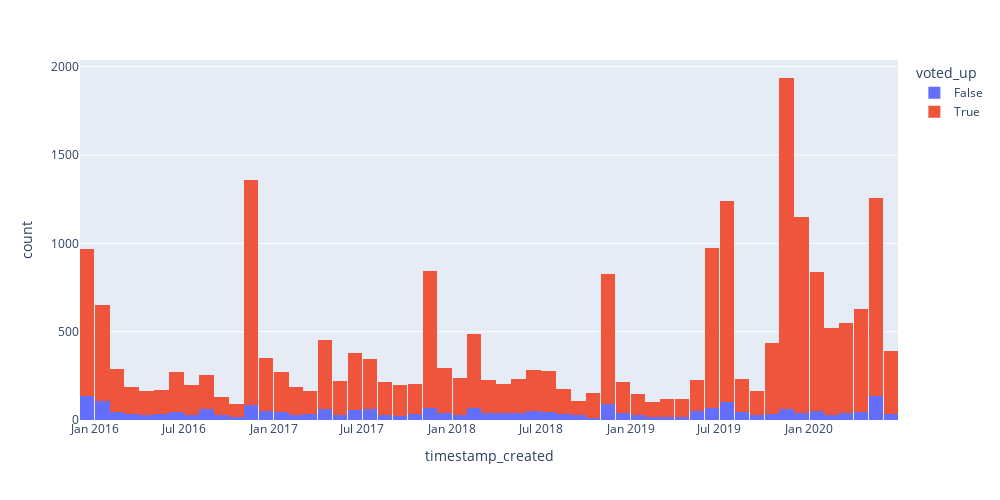

Here is the notebook cell this chart was saved with:
### Code cell
fig = px.histogram(df_steam_reviews, x="timestamp_created", color="voted_up", width=1000, height=500)
fig.show()

### Figure 1 — Plotly figure (JSON) as saved in the notebook; plotly's stock layout.template omitted (floating-point values rounded to 4 significant figures; data arrays with more than 128 entries replaced by an {"elided": "..."} marker saying what was removed)
{"data": [{"alignmentgroup": "True", "bingroup": "x", "hovertemplate": "voted_up=False<br>timestamp_created=%{x}<br>count=%{y}<extra></extra>", "legendgroup": "False", "marker": {"color": "#636efa"}, "name": "False", "offsetgroup": "False", "orientation": "v", "showlegend": true, "type": "histogram", "x": {"elided": "2574 str values"}, "xaxis": "x", "yaxis": "y"}, {"alignmentgroup": "True", "bingroup": "x", "hovertemplate": "voted_up=True<br>timestamp_created=%{x}<br>count=%{y}<extra></extra>", "legendgroup": "True", "marker": {"color": "#EF553B"}, "name": "True", "offsetgroup": "True", "orientation": "v", "showlegend": true, "type": "histogram", "x": {"elided": "20722 str values"}, "xaxis": "x", "yaxis": "y"}], "layout": {"barmode": "relative", "height": 500, "legend": {"title": {"text": "voted_up"}, "tracegroupgap": 0}, "margin": {"t": 60}, "width": 1000, "xaxis": {"anchor": "y", "autorange": true, "domain": [0, 1], "range": ["2015-12-01 18:00", "2020-06-30 18:00"], "title": {"text": "timestamp_created"}, "type": "date"}, "yaxis": {"anchor": "x", "autorange": true, "domain": [0, 1], "range": [0, 2038.0], "title": {"text": "count"}}}}
